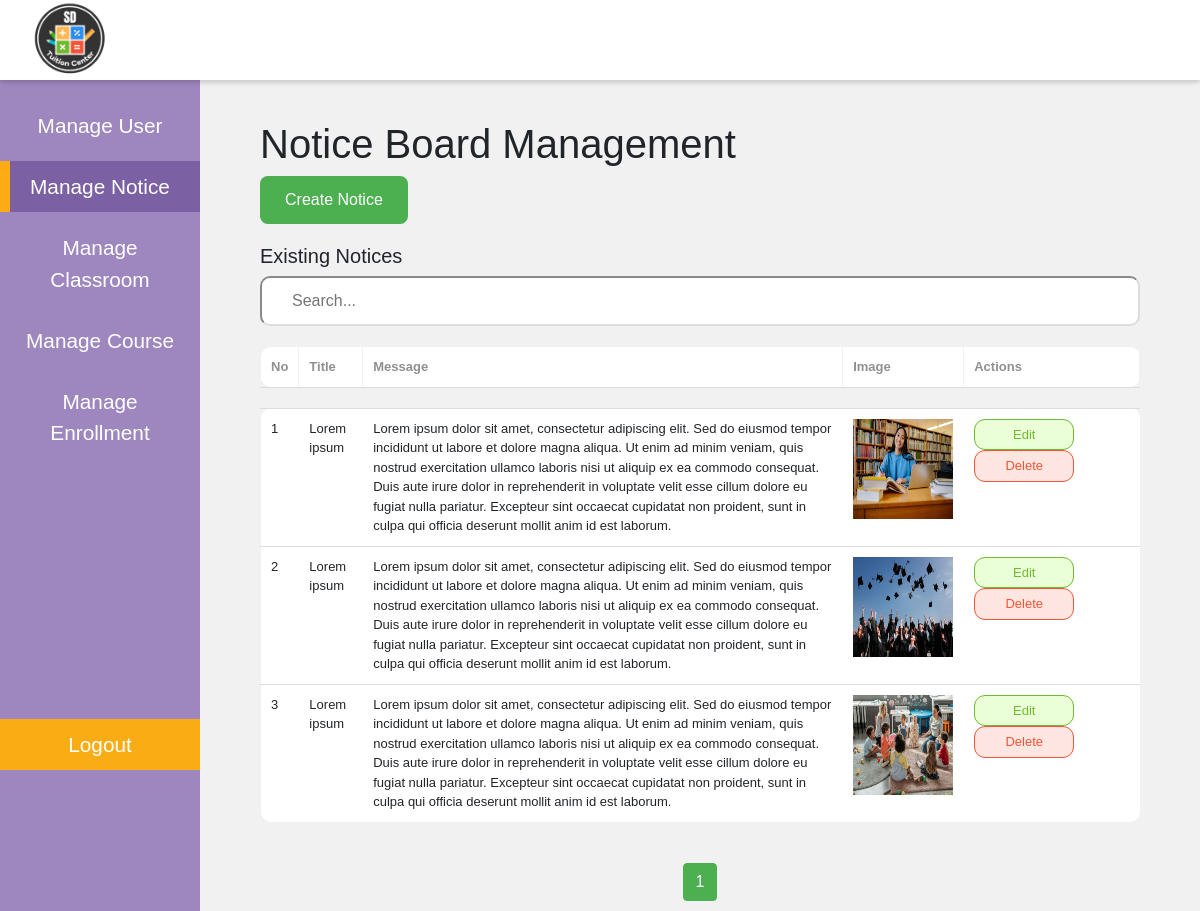
Page /edu/admin/notice_management.php (signed in) on the committed database.
### tables this page shows
CREATE TABLE `notice_board` (
  `id` int(11) NOT NULL,
  `title` varchar(255) NOT NULL,
  `message` text NOT NULL,
  `image` varchar(255) NOT NULL,
  `created_at` datetime DEFAULT current_timestamp(),
  `updated_at` datetime DEFAULT NULL ON UPDATE current_timestamp(),
  `updated_by` int(11) DEFAULT NULL
);

### edu/admin/notice_management.php (the view, shortened to what this page needs)
<?php
require_once '../config/db_config.php';
$sql = "SELECT * FROM notice_board";
$result = $conn->query($sql);
?>
<?php
include '../common/admin_sidebar.php';
?>
<body>
<div class="AdminContents" id="AdminContents">
    <div class="ContentsCon">
        <h1>Notice Board Management</h1>
        <button class="AdminFormBtn" onclick="toggleCreateForm()">
            Create Notice
        </button>
        <h3>Existing Notices</h3>
        <input type="text" id="searchInputNotice" class="AdminSearch" placeholder="Search..." />
        <div class="AdminTablePhone">
            <table id="noticeTable"class="datatable table table-striped" border="1">
                <thead class="theadstick">
                    <tr>
                        <th>No</th>
                        <th>Title</th>
                        <th>Message</th>
                        <th>Image</th>
                        <th>Actions</th>
                    </tr>
                </thead>
                <thead>
                <tr style="background-color: #f1f1f1 !important; border-bottom-color:#f1f1f1 !important;">
                    <td colspan="100"></td>
                </tr>
                </thead>
                <tbody>
            <?php
            $counter = 1;
            while ($notice = $result->fetch_assoc()): ?>
                <tr id="notice-<?php echo $notice['id']; ?>">
                    <td><?php echo $counter; ?></td>
                    <td id="title-<?php echo $notice['id']; ?>"><?php echo $notice['title']; ?></td>
                    <td id="message-<?php echo $notice['id']; ?>"><?php echo $notice['message']; ?></td>
                    <td id="notice-image-<?php echo $notice['id']; ?>" data-column="image">
                                <?php
                                if (!empty($notice['image'])) {
                                    $imagePath = '../images/' . $notice['image'];
                                    echo '<img src="' . htmlspecialchars($imagePath) . '" alt="Course Image" width="100" height="100">';
                                } else {
                                    echo 'No image available';
                                }
                                ?>
                            </td>
                    <td>
                        <button onclick="editNotice(<?php echo $notice['id']; ?>); document.getElementById('editNoticeForm').scrollIntoView({ behavior: 'smooth' });">Edit</button>
                        <button onclick="deleteNotice(<?php echo $notice['id']; ?>)">Delete</button>
                    </td>
                </tr>
            <?php
            $counter++;
            endwhile; ?>
        </tbody>
            </table>
        </div>
        <div id="paginationNotice" class="AdminTableBolowBtn"></div>
    </div>
</div>
</body>
</html>

### edu/css/AdminHeader.css (style rules this page uses)
* { margin: 0; padding: 0; box-sizing: border-box; font-family: Helvetica, sans-serif; }
body { display: flex; height: 100vh; background: #f1f1f1; }
.AdminContents { margin-left: 25vh; margin-top: 50px !important; padding: 10px 50px; flex: 1; transition: margin-left 0.5s ease; }
.ContentsCon { width: 100%; height: auto; padding: 10px; }

### edu/css/admin_styles.css (style rules this page uses)
.ContentsCon { margin-top: 50px !important; }
.ContentsCon h3 { font-size: 20px; }
.AdminFormBtn { padding: 12px 25px !important; border: none !important; border-radius: 8px !important; color: white !important; background-color: #4caf50 !important; font-size: 16px !important; cursor: pointer !important; transition: all 0.3s ease !important; margin-bottom: 20px; }
.AdminSearch { padding-left: 30px !important; background: url('https://cdn-icons-png.flaticon.com/512/622/622669.png') no-repeat 8px center !important; background-size: 16px 16px !important; outline: none !important; border-radius: 10px !important; height: 50px !important; background-color: #fff !important; border-color: #ddd !important; width: 100% !important; margin-bottom: 20px !important; }
.AdminTablePhone { width: 100%; overflow-x: auto; margin-bottom: 20px; }
table.datatable { width: 100% !important; border-collapse: collapse !important; margin-bottom: 20px !important; font-size: 13px; }
.datatable .theadstick th { position: sticky !important; top: 0 !important; z-index: 2 !important; }
table.datatable th, table.datatable td { padding: 10px !important; border: 1px solid transparent !important; border-bottom: 1px solid #ddd !important; text-align: left !important; }
table.datatable thead tr { padding: 20px !important; background-color: #fff !important; border-radius: 20px !important; color: #909090 !important; }
.datatable th:first-child { border-radius: 10px 0 0 10px !important; }
.datatable th:last-child { border-radius: 0 10px 10px 0 !important; width: 20% !important; }
table.datatable tbody tr { background-color: #fff !important; }
.datatable tbody tr:first-child td:first-child { border-radius:10px 0 0 0 !important; }
.datatable tbody tr:first-child td:last-child { border-radius: 0 10px 0 0 !important; }
.datatable tbody tr:last-child td:first-child { border-radius: 0 0 0 10px !important; }
.datatable tbody tr:last-child td:last-child { border-radius: 0 0 10px 0 !important; }
.datatable tbody tr:last-child td { border-bottom-color: transparent !important; }
table.datatable button { padding: 5px 10px !important; border-radius: 11px !important; width: 100px !important; border: 1px solid !important ; }
table.datatable button:nth-child(1) { background-color: #EAFFD8 !important; color: #71BA30 !important; }
table.datatable button:nth-child(2) { background-color: #FFE6E1 !important; color: #F35437 !important; }
.AdminTableBolowBtn { text-align: center; }

### edu/css/StudentHeader.css (style rules this page uses)
* { margin: 0; padding: 0; box-sizing: border-box; font-family: Helvetica, sans-serif; }
body { display: flex; height: 100vh; background: #f1f1f1; }
.ContentsCon { margin-top: 50px; width: 100%; height: auto; padding: 10px; }

### rows in the picture
notice_board: title "Lorem ipsum", message "Lorem ipsum dolor sit amet, consectetur adipiscing elit. Sed do eiusmod tempor incididunt ut labore et dolore magna aliqua. Ut enim ad minim veniam, quis nostrud exercitation ullamco laboris nisi ut aliquip ex ea commodo consequat. Duis aute irure dolor in reprehenderit in voluptate velit esse cillum dolore eu fugiat nulla pariatur. Excepteur sint occaecat cupidatat non proident, sunt in culpa qui officia deserunt mollit anim id est laborum.", image (picture)
notice_board: title "Lorem ipsum", message "Lorem ipsum dolor sit amet, consectetur adipiscing elit. Sed do eiusmod tempor incididunt ut labore et dolore magna aliqua. Ut enim ad minim veniam, quis nostrud exercitation ullamco laboris nisi ut aliquip ex ea commodo consequat. Duis aute irure dolor in reprehenderit in voluptate velit esse cillum dolore eu fugiat nulla pariatur. Excepteur sint occaecat cupidatat non proident, sunt in culpa qui officia deserunt mollit anim id est laborum.", image (picture)
notice_board: title "Lorem ipsum", message "Lorem ipsum dolor sit amet, consectetur adipiscing elit. Sed do eiusmod tempor incididunt ut labore et dolore magna aliqua. Ut enim ad minim veniam, quis nostrud exercitation ullamco laboris nisi ut aliquip ex ea commodo consequat. Duis aute irure dolor in reprehenderit in voluptate velit esse cillum dolore eu fugiat nulla pariatur. Excepteur sint occaecat cupidatat non proident, sunt in culpa qui officia deserunt mollit anim id est laborum.", image (picture)
